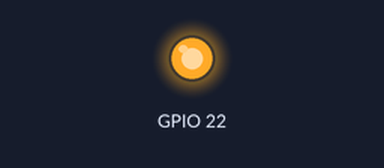
Bench run of a program on a simulated Raspberry Pi (BCM pin numbers). Parts: output pins drawn as LEDs (lit = HIGH). At 0.0 s the program stops and its outputs stay as they are.

Above: at 0.1 s.
Timing chart, 0 to 1.5 s (numbered marks = the images above):
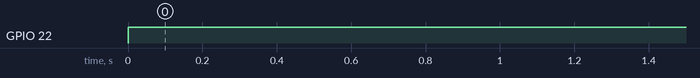

The program:

activar.py
```python
#!/usr/bin/python
# -*- encoding: utf-8 -*-

#Importar libreria GPIO
import RPi.GPIO as GPIO

#Definir modo de trabajo para la placa BCM
GPIO.setmode(GPIO.BCM)

#Desactivo Errores
GPIO.setwarnings(False)

#Importamos la libreria time
import time

#Importamos la libreria para comandos de la consola/shell
import os

#Definir GPIO como Salida
GPIO.setup(22, GPIO.OUT)

#Asigno valor alto para que tenga corriente la salida de 3,3v por GPIO
GPIO.output(22, GPIO.HIGH)
```

Measured:
- by itself, GPIO 22: LOW → HIGH at 0.00 s
